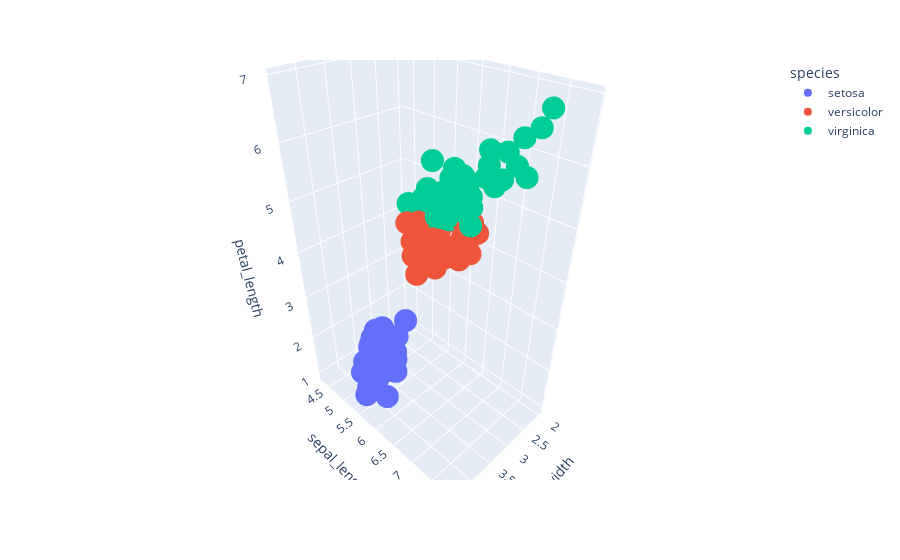

Source (notebook cell):
### Code cell
fig = px.scatter_3d(df,
                    x="sepal_width",
                    y="sepal_length",
                    z="petal_length",
                    color="species")
fig.show()

### Figure 1 — Plotly figure (JSON) as saved in the notebook; plotly's stock layout.template omitted (floating-point values rounded to 4 significant figures)
{"data": [{"hovertemplate": "species=setosa<br>sepal_width=%{x}<br>sepal_length=%{y}<br>petal_length=%{z}<extra></extra>", "legendgroup": "setosa", "marker": {"color": "#636efa", "symbol": "circle"}, "mode": "markers", "name": "setosa", "scene": "scene", "showlegend": true, "type": "scatter3d", "x": [3.5, 3.0, 3.2, 3.1, 3.6, 3.9, 3.4, 3.4, 2.9, 3.1, 3.7, 3.4, 3.0, 3.0, 4.0, 4.4, 3.9, 3.5, 3.8, 3.8, 3.4, 3.7, 3.6, 3.3, 3.4, 3.0, 3.4, 3.5, 3.4, 3.2, 3.1, 3.4, 4.1, 4.2, 3.1, 3.2, 3.5, 3.1, 3.0, 3.4, 3.5, 2.3, 3.2, 3.5, 3.8, 3.0, 3.8, 3.2, 3.7, 3.3], "y": [5.1, 4.9, 4.7, 4.6, 5.0, 5.4, 4.6, 5.0, 4.4, 4.9, 5.4, 4.8, 4.8, 4.3, 5.8, 5.7, 5.4, 5.1, 5.7, 5.1, 5.4, 5.1, 4.6, 5.1, 4.8, 5.0, 5.0, 5.2, 5.2, 4.7, 4.8, 5.4, 5.2, 5.5, 4.9, 5.0, 5.5, 4.9, 4.4, 5.1, 5.0, 4.5, 4.4, 5.0, 5.1, 4.8, 5.1, 4.6, 5.3, 5.0], "z": [1.4, 1.4, 1.3, 1.5, 1.4, 1.7, 1.4, 1.5, 1.4, 1.5, 1.5, 1.6, 1.4, 1.1, 1.2, 1.5, 1.3, 1.4, 1.7, 1.5, 1.7, 1.5, 1.0, 1.7, 1.9, 1.6, 1.6, 1.5, 1.4, 1.6, 1.6, 1.5, 1.5, 1.4, 1.5, 1.2, 1.3, 1.5, 1.3, 1.5, 1.3, 1.3, 1.3, 1.6, 1.9, 1.4, 1.6, 1.4, 1.5, 1.4]}, {"hovertemplate": "species=versicolor<br>sepal_width=%{x}<br>sepal_length=%{y}<br>petal_length=%{z}<extra></extra>", "legendgroup": "versicolor", "marker": {"color": "#EF553B", "symbol": "circle"}, "mode": "markers", "name": "versicolor", "scene": "scene", "showlegend": true, "type": "scatter3d", "x": [3.2, 3.2, 3.1, 2.3, 2.8, 2.8, 3.3, 2.4, 2.9, 2.7, 2.0, 3.0, 2.2, 2.9, 2.9, 3.1, 3.0, 2.7, 2.2, 2.5, 3.2, 2.8, 2.5, 2.8, 2.9, 3.0, 2.8, 3.0, 2.9, 2.6, 2.4, 2.4, 2.7, 2.7, 3.0, 3.4, 3.1, 2.3, 3.0, 2.5, 2.6, 3.0, 2.6, 2.3, 2.7, 3.0, 2.9, 2.9, 2.5, 2.8], "y": [7.0, 6.4, 6.9, 5.5, 6.5, 5.7, 6.3, 4.9, 6.6, 5.2, 5.0, 5.9, 6.0, 6.1, 5.6, 6.7, 5.6, 5.8, 6.2, 5.6, 5.9, 6.1, 6.3, 6.1, 6.4, 6.6, 6.8, 6.7, 6.0, 5.7, 5.5, 5.5, 5.8, 6.0, 5.4, 6.0, 6.7, 6.3, 5.6, 5.5, 5.5, 6.1, 5.8, 5.0, 5.6, 5.7, 5.7, 6.2, 5.1, 5.7], "z": [4.7, 4.5, 4.9, 4.0, 4.6, 4.5, 4.7, 3.3, 4.6, 3.9, 3.5, 4.2, 4.0, 4.7, 3.6, 4.4, 4.5, 4.1, 4.5, 3.9, 4.8, 4.0, 4.9, 4.7, 4.3, 4.4, 4.8, 5.0, 4.5, 3.5, 3.8, 3.7, 3.9, 5.1, 4.5, 4.5, 4.7, 4.4, 4.1, 4.0, 4.4, 4.6, 4.0, 3.3, 4.2, 4.2, 4.2, 4.3, 3.0, 4.1]}, {"hovertemplate": "species=virginica<br>sepal_width=%{x}<br>sepal_length=%{y}<br>petal_length=%{z}<extra></extra>", "legendgroup": "virginica", "marker": {"color": "#00cc96", "symbol": "circle"}, "mode": "markers", "name": "virginica", "scene": "scene", "showlegend": true, "type": "scatter3d", "x": [3.3, 2.7, 3.0, 2.9, 3.0, 3.0, 2.5, 2.9, 2.5, 3.6, 3.2, 2.7, 3.0, 2.5, 2.8, 3.2, 3.0, 3.8, 2.6, 2.2, 3.2, 2.8, 2.8, 2.7, 3.3, 3.2, 2.8, 3.0, 2.8, 3.0, 2.8, 3.8, 2.8, 2.8, 2.6, 3.0, 3.4, 3.1, 3.0, 3.1, 3.1, 3.1, 2.7, 3.2, 3.3, 3.0, 2.5, 3.0, 3.4, 3.0], "y": [6.3, 5.8, 7.1, 6.3, 6.5, 7.6, 4.9, 7.3, 6.7, 7.2, 6.5, 6.4, 6.8, 5.7, 5.8, 6.4, 6.5, 7.7, 7.7, 6.0, 6.9, 5.6, 7.7, 6.3, 6.7, 7.2, 6.2, 6.1, 6.4, 7.2, 7.4, 7.9, 6.4, 6.3, 6.1, 7.7, 6.3, 6.4, 6.0, 6.9, 6.7, 6.9, 5.8, 6.8, 6.7, 6.7, 6.3, 6.5, 6.2, 5.9], "z": [6.0, 5.1, 5.9, 5.6, 5.8, 6.6, 4.5, 6.3, 5.8, 6.1, 5.1, 5.3, 5.5, 5.0, 5.1, 5.3, 5.5, 6.7, 6.9, 5.0, 5.7, 4.9, 6.7, 4.9, 5.7, 6.0, 4.8, 4.9, 5.6, 5.8, 6.1, 6.4, 5.6, 5.1, 5.6, 6.1, 5.6, 5.5, 4.8, 5.4, 5.6, 5.1, 5.1, 5.9, 5.7, 5.2, 5.0, 5.2, 5.4, 5.1]}], "layout": {"legend": {"title": {"text": "species"}, "tracegroupgap": 0}, "margin": {"t": 60}, "scene": {"domain": {"x": [0, 1], "y": [0, 1]}, "xaxis": {"title": {"text": "sepal_width"}}, "yaxis": {"title": {"text": "sepal_length"}}, "zaxis": {"title": {"text": "petal_length"}}}}}
